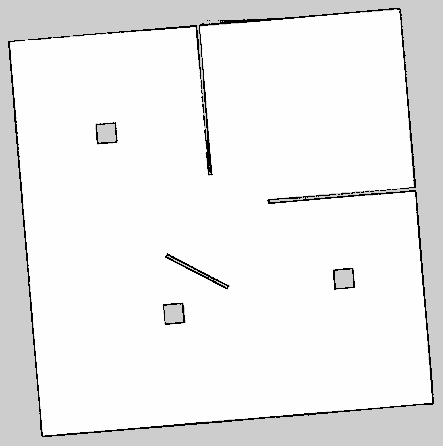
#> input picture map/map.pgm, 443 x 446 px, found by its file name
$ python GreedySearch.py
#> lines starting #> are read from the running program, lines starting #| are printed output that depends on the picture; after the words box and inside, x2 and y2 are one past the last pixel; in counts of white or black regions, pixels touching at a corner belong together
# NOTE: Comments and docstrings were generated by AI.
# Author: Yahia Abuhelweh

import numpy as np
import matplotlib.pyplot as plt
import cv2

class PathPlanner():
    """Class to plan a path from a start point to a goal in a given image."""

    def __init__(self, start: list[int], goal: list[int], image: np.ndarray) -> None:
        """
        Initializes the PathPlanner with start and goal nodes, and the image.

        Parameters:
        - start: List[int] - The starting coordinates (row, column).
        - goal: List[int] - The goal coordinates (row, column).
        - image: np.ndarray - The input binary image (0 for obstacles, 1 for free space).
        """

        self.explored = []       # Nodes that have been explored
        self.nodes = []          # List of all nodes
        self.to_expand = [start] # Nodes to be expanded
        self.parent_nodes = [None]  # Parent nodes for backtracking
        self.goal = goal         # Goal node
        self.image = image       # Input image
        self.connections = dict() # Connections between nodes for backtracking

    def validate(self, node: list[int]) -> bool:
        """
        Validates whether the given node is within the boundaries of the image.

        Parameters:
        - node: List[int] - The coordinates to validate.

        Returns:
        - bool: True if the node is valid, False otherwise.
        """

        if node[0] > (self.image.shape[0] - 1) or node[0] < 0 or node[1] > (self.image.shape[1] - 1) or node[1] < 0:
            return False
        return True

    def expand(self, current: list[int]) -> bool:
        """
        Expands the current node by adding its neighbors to the list of nodes to expand.

        Parameters:
        - current: List[int] - The current coordinates.

        Returns:
        - bool: True if the goal is found, False otherwise.
        """

        self.explored.append(current)
        if current == self.goal:
            return True

        # Iterate through the neighboring nodes
        for row in range(current[0] - 1, current[0] + 2):
            for column in range(current[1] - 1, current[1] + 2):
                node = np.array([row, column]).tolist()
                if not self.validate(node):  # Validate the node
                    continue
                if self.image[row, column] != 0 and node not in self.explored:
                    self.to_expand.append(node)         # Add to expand list
                    self.parent_nodes.append(current)    # Track the parent node

        return False

    def select_next_node(self) -> tuple[list[int], list[int]]:
        """
        Selects the next node to expand based on the distance to the goal.

        Returns:
        - Tuple[List[int], List[int]]: The next node and its parent node.
        """

        nodes = np.array(self.to_expand)
        distances = np.linalg.norm(nodes - self.goal, axis=1)  # Calculate distances to goal
        index = np.argmin(distances)  # Find the closest node
        next_node, parent_node = self.to_expand.pop(index), self.parent_nodes.pop(index)
        return next_node, parent_node

    def backtrack(self) -> list[list[int]]:
        """
        Backtracks from the goal to the start node to construct the path.

        Returns:
        - List[List[int]]: The final path from start to goal.
        """

        path = []
        current_node = self.goal
        while current_node is not None:
            key = current_node[0] * self.image.shape[1] + current_node[1]
            path.append(current_node)
            current_node = self.connections.get(key, None)  # Get the parent node

        return path[::-1]  # Reverse the path to go from start to goal

    def plan(self) -> list[list[int]]:
        """Plans the path from the start to the goal node."""

        goal_found = False
        while not goal_found:
            if len(self.to_expand) == 0:
                return None  # Return None if no path found

            next_node, parent_node = self.select_next_node()
            if next_node in self.explored:
                continue  # Skip already explored nodes

            key = next_node[0] * self.image.shape[1] + next_node[1]
            self.connections[key] = parent_node  # Record connection for backtracking

            goal_found = self.expand(next_node)  # Expand the next node

        path = self.backtrack()  # Backtrack to get the path
        print(path)
        return path

def min_pool(frame: np.ndarray, kernel_size: int) -> np.ndarray:
    """
    Applies a minimum pooling operation on the given frame.

    Parameters:
    - frame: np.ndarray - The input image/frame.
    - kernel_size: int - The size of the pooling kernel.

    Returns:
    - np.ndarray: The pooled image/frame or -1 if the frame is too small.
    """

    if frame.shape[0] < kernel_size or frame.shape[1] < kernel_size:
        return -1  # Invalid kernel size

    result_size_col = np.ceil(frame.shape[1] / kernel_size)
    result_size_row = np.ceil(frame.shape[0] / kernel_size)
    result_arr = np.zeros((result_size_row.astype(np.int32), result_size_col.astype(np.int32)))

    # Iterate through non-overlapping blocks to find minimum
    for row_index in range(result_size_row.astype(np.int32)):
        row_start = row_index * kernel_size
        row_end = row_start + kernel_size
        for col_index in range(result_size_col.astype(np.int32)):
            col_start = col_index * kernel_size
            col_end = col_start + kernel_size
            result_arr[row_index, col_index] = np.min(frame[row_start:row_end, col_start:col_end])

    return result_arr

def read_image() -> np.ndarray:
    """Reads and preprocesses the image for path planning."""

    file = 'map.pgm'  # File containing the map
    image = cv2.imread(file, 0)  # Read the image in grayscale
#> image is the input picture: shape (446, 443); min 0, max 254, mean 238.3
    image[image < 250] = 0  # Set obstacles
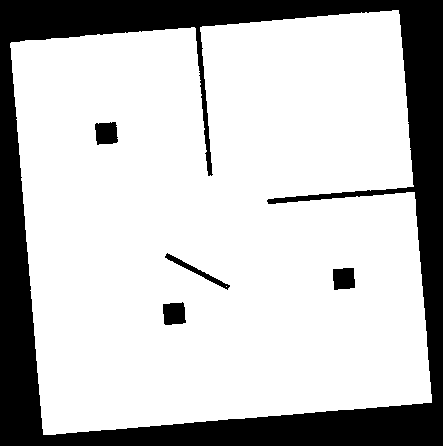
#> image: shape (446, 443); values 0 (black) and 254 (white), 76.4% white; 5 black regions, box (x1, y1, x2, y2) and area: (0, 0, 443, 446) 44943, (163, 302, 186, 325) 450, (95, 122, 118, 145) 447, (333, 268, 355, 290) 432, (165, 253, 230, 290) 350
    image[image != 0] = 1  # Set free space
    decomposed_image = min_pool(image, 25)  # Apply minimum pooling
    return decomposed_image


if __name__ == "__main__":
    image = read_image()  # Read and preprocess the image
    planner = PathPlanner(
        start=[2, 12],  # Starting coordinates
        goal=[11, 7],   # Goal coordinates
        image=image
    )
    path = planner.plan()  # Plan the path
#| [[2, 12], [3, 11], [4, 10], [5, 9], [6, 9], [7, 9], [8, 8], [9, 7], [9, 6], [10, 5], [11, 6], [11, 7]]
#> path = [[2, 12], [3, 11], [4, 10], [5, 9], [6, 9], [7, 9], [8, 8], [9, 7], [9, 6], [10, 5], [11, 6], [11, 7]]

    # Visualize the planned path
    plt.imshow(image, cmap='gray')
    if path is not None:
        path = np.array(path)
        plt.scatter(path[:, 1], path[:, 0])  # Plot the path
    plt.show()
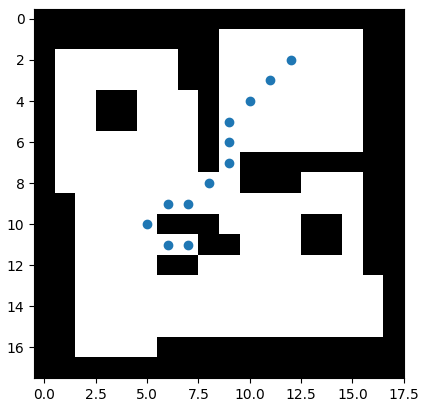
#> figure drawn by matplotlib, 1 panel
